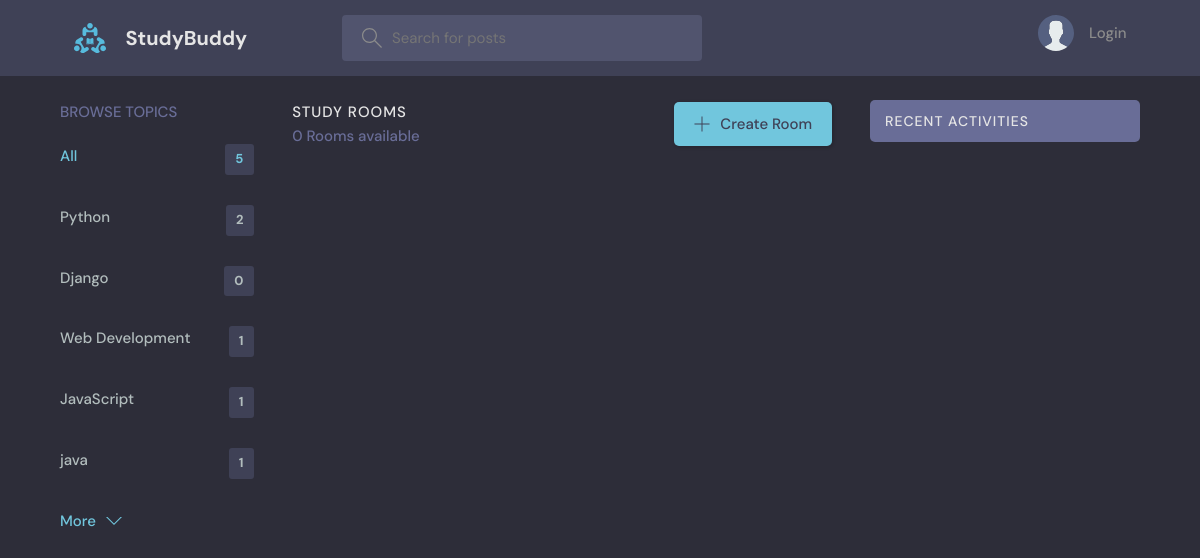
Screenshot of /?q=Django with the database file from the repository.
### base/models.py (models this page shows, shortened)
class Topic(models.Model):
    name = models.CharField(max_length=200)

### base/views.py (the view)
# urls.py: path('', views.home, name="home"),
def home(request):
    q = request.GET.get('q') if request.GET.get('q') != None else ''
    rooms = Room.objects.filter(
        Q(topic__name__icontains=q) |
        Q(name__icontains=q) |
        Q(description__icontains=q)
    )
    topics = Topic.objects.all()[0:5]
    room_count = rooms.count()
    room_messages = Message.objects.filter(
        Q(room__topic__name__icontains=q))[0:3]
    context = {'rooms': rooms, 'topics': topics,
               'room_count': room_count, 'room_messages': room_messages}
    return render(request, 'base/home.html', context)

### base/templates/base/home.html (shortened to what this page needs)
{% extends 'main.html' %}
{% block content %}
<main class="layout layout--3">
  <div class="container">
    {% include 'base/topics_component.html' %}
    <div class="roomList">
      <div class="roomList__header">
        <div>
          <h2>Study Rooms</h2>
          <p>{{room_count}} Rooms available</p>
        </div>
        <a class="btn btn--main" href="{% url 'create-room' %}">
          <svg version="1.1" xmlns="http://www.w3.org/2000/svg" width="32" height="32" viewBox="0 0 32 32">
            <title>add</title>
            <path
              d="M16.943 0.943h-1.885v14.115h-14.115v1.885h14.115v14.115h1.885v-14.115h14.115v-1.885h-14.115v-14.115z">
            </path>
          </svg>
          Create Room
        </a>
      </div>
    </div>
    {% include 'base/activity_component.html' %}
  </div>
</main>
{% endblock %}

### base/templates/base/topics_component.html
<div class="topics">
    <div class="topics__header">
        <h2>Browse Topics</h2>
    </div>
    <ul class="topics__list">
        <li>
            <a href="{% url 'home' %}" class="active">All <span>{{topics.count}}</span></a>
        </li>
        {% for topic in topics %}
        <li>
            <a href="{% url 'home' %}?q={{topic.name}}">{{topic.name}}<span>{{topic.room_set.all.count}}</span></a>
        </li>
        {% endfor %}
    </ul>
    <a class="btn btn--link" href="{% url 'topics' %}">
        More
        <svg version="1.1" xmlns="http://www.w3.org/2000/svg" width="32" height="32" viewBox="0 0 32 32">
            <title>chevron-down</title>
            <path d="M16 21l-13-13h-3l16 16 16-16h-3l-13 13z"></path>
        </svg>
    </a>
</div>

### static/styles/style.css (style rules this page uses)
:root { --color-main: #71c6dd; --color-main-light: #e1f6fb; --color-dark: #3f4156; --color-dark-medium: #51546e; --color-dark-light: #696d97; --color-light: #e5e5e5; --color-gray: #8b8b8b; --color-light-gray: #b2bdbd; --color-bg: #2d2d39; --color-success: #5dd693; --color-error: #fc4b0b; }
* { font-family: "DM Sans", -apple-system, BlinkMacSystemFont, "Segoe UI", Roboto, Oxygen, Ubuntu, Cantarell, "Open Sans", "Helvetica Neue", sans-serif; margin: 0; padding: 0; box-sizing: border-box; text-rendering: optimizeLegibility; font-size: inherit; }
html { font-size: 56.25%; }
@media only screen and (min-width: 1200px) { html { font-size: 62.5%; } }
body { line-height: 1.6; font-weight: 400; font-size: 1.5rem; color: var(--color-light-gray); background-color: var(--color-bg); min-height: 100vh; }
a { display: inline-block; color: var(--color-main); text-decoration: none; }
.container { max-width: 120rem; width: 90%; margin: auto; }
.btn { background-color: transparent; border: none; display: inline-flex; align-items: center; gap: 1rem; cursor: pointer; transition: all ease-in-out 0.3s; padding: 1rem 2rem; border-radius: 5px; box-shadow: 1px 1px 3px 1px rgba(0, 0, 0, 0.15); font-weight: 500; }
.btn--link { border-radius: 0; padding: 0; color: var(--color-main); box-shadow: none; }
.btn--main { background-color: var(--color-main); color: var(--color-dark); }
.btn > svg { fill: currentColor; width: 1.6rem; height: 1.6rem; }
.layout { margin-top: 2.4rem; }
.layout > .container { display: flex; justify-content: space-between; align-items: flex-start; }
.layout--3 > .container > div:first-child { flex-basis: 18%; max-width: 22.5rem; }
.layout--3 > .container > div:nth-child(2) { flex-basis: 50%; }
.topics__header { margin-bottom: 2rem; }
.topics__header h2 { text-transform: uppercase; font-weight: 500; color: var(--color-dark-light); }
.topics__list { list-style: none; }
.topics__list li a { display: flex; justify-content: space-between; margin-bottom: 3rem; font-weight: 500; color: var(--color-light-gray); transition: all 0.3s ease-in-out; }
.topics__list li a.active, .topics__list li a:hover { color: var(--color-main); }
.topics__list li a span { padding: 0.5rem 1rem; background-color: var(--color-dark); border-radius: 3px; font-size: 1.3rem; font-weight: 700; letter-spacing: 1px; }
.roomList__header { display: flex; justify-content: space-between; align-items: center; margin-bottom: 2.4rem; }
.roomList__header h2 { text-transform: uppercase; font-weight: 500; color: var(--color-light); letter-spacing: 1px; }
.roomList__header p { font-weight: 500; color: var(--color-dark-light); }

### rows the page displays
Topic: name "Python", room_set.all.count "2"
Topic: name "Django", room_set.all.count "0"
Topic: name "Web Development", room_set.all.count "1"
Topic: name "JavaScript", room_set.all.count "1"
Topic: name "java", room_set.all.count "1"

### other values shown
{{ topics.count }} "5"
{{ room_count }} "0"
